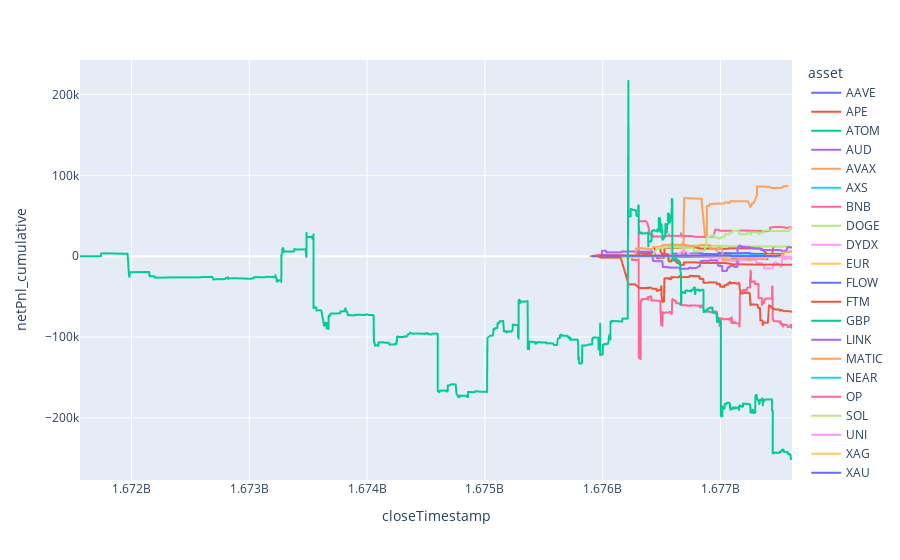

The code cell stored with this chart in its notebook:
### Code cell
px.line(
    df_position_pnl,
    x='closeTimestamp',
    y='netPnl_cumulative',
    color='asset'
)
